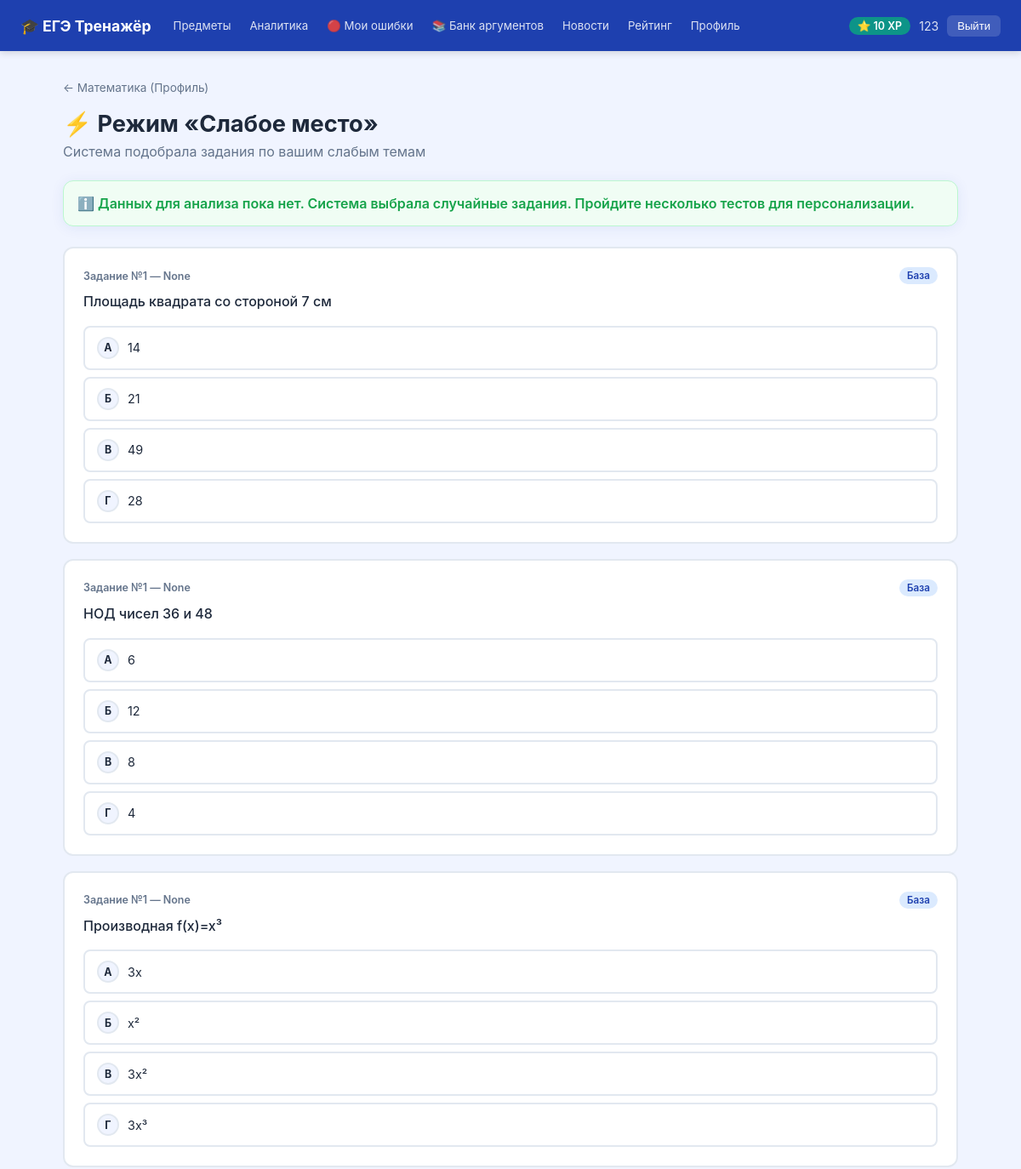
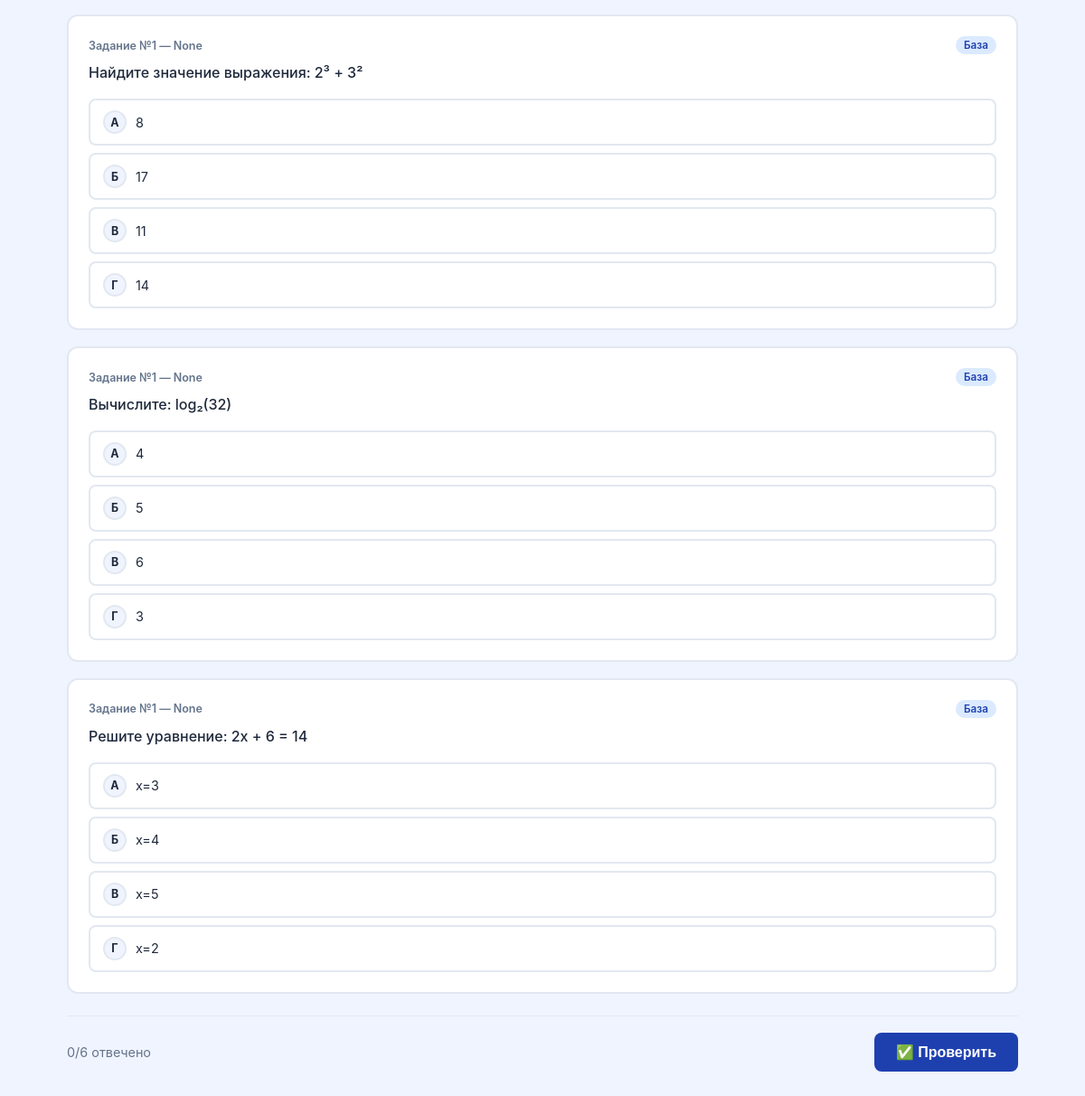
The page /py/subjects/math/adaptive (signed in) on the database its author committed (2 pictures, top to bottom).
### tables this page shows
CREATE TABLE users (
            id INTEGER PRIMARY KEY AUTOINCREMENT,
            name TEXT NOT NULL,
            email TEXT UNIQUE NOT NULL,
            password_hash TEXT NOT NULL,
            xp INTEGER NOT NULL DEFAULT 0,
            tests_completed INTEGER NOT NULL DEFAULT 0,
            created_at TIMESTAMP DEFAULT CURRENT_TIMESTAMP
        );

CREATE TABLE questions (
            id INTEGER PRIMARY KEY AUTOINCREMENT,
            subject TEXT NOT NULL,
            part TEXT NOT NULL,
            text TEXT NOT NULL,
            options TEXT NOT NULL,
            correct_index INTEGER NOT NULL,
            explanation TEXT,
            created_at TIMESTAMP DEFAULT CURRENT_TIMESTAMP
        );

### app.py (the view)
@app.route('/py/subjects/<subject>/adaptive')
@login_required
def adaptive(subject):
    if subject not in SUBJECTS: return redirect('/py/')
    user=get_current_user()
    try:
        cur=get_cursor()
        cur.execute('''SELECT q.task_number, q.section,
                       SUM(CASE WHEN qa.is_correct=0 THEN 1 ELSE 0 END) as wrong,
                       COUNT(*) as total
                       FROM question_attempts qa
                       JOIN questions q ON q.id=qa.question_id
                       WHERE qa.user_id=%s AND q.subject=%s
                       GROUP BY q.task_number, q.section
                       ORDER BY wrong DESC LIMIT 5''',(user['id'],subject))
        weak_tasks=cur.fetchall()
        if weak_tasks:
            task_nums=[w['task_number'] for w in weak_tasks]
            ph=','.join(['%s']*len(task_nums))
            cur.execute(f'SELECT * FROM questions WHERE subject=%s AND task_number IN ({ph}) ORDER BY RANDOM() LIMIT 15',
                       [subject]+task_nums)
        else:
            cur.execute('SELECT * FROM questions WHERE subject=%s ORDER BY RANDOM() LIMIT 15',(subject,))
        questions=[]
        for q in cur.fetchall():
            qd=dict(q); qd['options_list']=json.loads(qd.get('options','[]'))
            try: qd['wrong_expl']=json.loads(qd.get('wrong_explanations') or '{}')
            except: qd['wrong_expl']={}
            questions.append(qd)
    except: questions=[]; weak_tasks=[]
    return render_template('adaptive.html',user=user,subj=SUBJECTS[subject],subject=subject,
                          questions=questions,weak_tasks=weak_tasks)

### app.py (called while the page is built)
def get_db():
    if 'db' not in g:
        if USE_SQLITE:
            conn = sqlite3.connect(SQLITE_PATH)
            conn.row_factory = sqlite3.Row
            g.db = conn; g.use_sqlite = True
        else:
            conn = psycopg2.connect(DATABASE_URL, cursor_factory=psycopg2.extras.RealDictCursor)
            conn.autocommit = False
            g.db = conn; g.use_sqlite = False
    return g.db

def get_cursor():
    db = get_db()
    cur = db.cursor()
    return SQLiteCursor(cur) if g.get('use_sqlite') else cur

def get_current_user():
    uid = session.get('user_id')
    if not uid: return None
    try:
        cur = get_cursor()
        cur.execute('SELECT id,name,email,xp,tests_completed FROM users WHERE id=%s',(uid,))
        return cur.fetchone()
    except: return None

def login_required(f):
    from functools import wraps
    @wraps(f)
    def decorated(*args, **kwargs):
        if not session.get('user_id'):
            return redirect('/py/login')
        return f(*args, **kwargs)
    return decorated

    def execute(self, sql, params=None):
        has_ret = bool(re.search(r'\bRETURNING\b', sql, re.IGNORECASE))
        if has_ret:
            sql = re.sub(r'\s+RETURNING\s+\w+', '', sql, flags=re.IGNORECASE)
        sql = sql.replace('%s', '?')
        self._cur.execute(sql, params or [])
        self._lastrowid = self._cur.lastrowid
        self._returning = has_ret

    def fetchone(self):
        if getattr(self, '_returning', False):
            return {'id': self._lastrowid}
        row = self._cur.fetchone()
        return dict(row) if row else None

    def fetchall(self):
        return [dict(r) for r in self._cur.fetchall()]

### templates/adaptive.html (shortened to what this page needs)
{% extends 'base.html' %}
{% block content %}
<div class="container">
  <a href="/py/subjects/{{ subject }}" class="back-link">← {{ subj.title }}</a>
  <div class="page-title">⚡ Режим «Слабое место»</div>
  <div class="page-subtitle">Система подобрала задания по вашим слабым темам</div>
  {% if weak_tasks %}
  <div class="card" style="margin-bottom:24px;padding:16px">
    <div style="font-weight:700;margin-bottom:10px;font-size:0.9rem">📊 Выявленные слабые темы:</div>
    <div style="display:flex;flex-wrap:wrap;gap:8px">
      {% for wt in weak_tasks %}
      <div style="background:#fef2f2;border:1px solid #fecaca;border-radius:8px;padding:6px 12px;font-size:0.82rem">
        <span style="font-weight:700;color:var(--error)">Задание №{{ wt.task_number }}</span>
        <span style="color:var(--text-muted)"> — {{ wt.section }}</span>
        <span style="color:var(--error);margin-left:4px">({{ wt.wrong }}/{{ wt.total }} ошибок)</span>
      </div>
      {% endfor %}
    </div>
  </div>
  {% else %}
  <div class="card" style="margin-bottom:24px;padding:16px;background:#f0fdf4;border-color:#bbf7d0">
    <div style="color:var(--success);font-weight:600">ℹ️ Данных для анализа пока нет. Система выбрала случайные задания. Пройдите несколько тестов для персонализации.</div>
  </div>
  {% endif %}
  {% if questions %}
  <div id="quiz-form" data-total="{{ questions|length }}" data-subject="{{ subject }}" data-part="part1" data-mode="adaptive">
    {% for q in questions %}
    <div class="quiz-question" data-qid-block="{{ q.id }}">
      <div class="question-header">
        <div class="question-number">Задание №{{ q.task_number }} — {{ q.section }}</div>
        <span class="badge {% if q.difficulty == 'profile' %}badge-orange{% else %}badge-blue{% endif %}">
          {{ 'Профиль' if q.difficulty == 'profile' else 'База' }}
        </span>
      </div>
      <div class="question-text">{{ q.text }}</div>
      <div class="options">
        {% set letters = ['А','Б','В','Г'] %}
        {% for i in range(q.options_list|length) %}
        <div class="option" data-qid="{{ q.id }}" data-idx="{{ i }}">
          <div class="option-letter">{{ letters[i] }}</div>
          <div>{{ q.options_list[i] }}</div>
        </div>
        {% endfor %}
      </div>
    </div>
    {% endfor %}
    <div class="quiz-controls">
      <div style="color:var(--text-muted);font-size:0.9rem"><span id="answered-count">0</span>/{{ questions|length }} отвечено</div>
      <button id="submit-quiz" class="btn btn-primary btn-lg">✅ Проверить</button>
    </div>
  </div>
  {% else %}
  <div class="empty-state"><div class="icon">📭</div><div>Вопросы не найдены</div></div>
  {% endif %}
</div>
{% endblock %}

### templates/base.html (shortened to what this page needs)
<!DOCTYPE html>
<html lang="ru">
<head>
  <link rel="stylesheet" href="/py/static/css/style.css">
</head>
<body>
{% if user %}
<nav class="navbar">
  <a href="/py/" class="navbar-brand">🎓 ЕГЭ Тренажёр</a>
  <div class="navbar-links">
    <a href="/py/">Предметы</a>
    <a href="/py/analytics">Аналитика</a>
    <a href="/py/mistakes">🔴 Мои ошибки</a>
    <a href="/py/arguments">📚 Банк аргументов</a>
    <a href="/py/news">Новости</a>
    <a href="/py/leaderboard">Рейтинг</a>
    <a href="/py/profile">Профиль</a>
  </div>
  <div class="navbar-user">
    <span class="xp-badge">⭐ {{ user.xp }} XP</span>
    <span style="color:rgba(255,255,255,0.85);font-size:0.88rem">{{ user.name }}</span>
    <a href="/py/logout"><button class="btn-logout">Выйти</button></a>
  </div>
</nav>
{% endif %}
{% block content %}{% endblock %}
</body>
</html>

### static/css/style.css (style rules this page uses)
:root { --primary: #1e40af; --primary-light: #3b82f6; --primary-dark: #1e3a8a; --secondary: #0d9488; --bg: #f0f4ff; --card: #ffffff; --text: #1e293b; --text-muted: #64748b; --border: #e2e8f0; --success: #16a34a; --error: #dc2626; --warning: #d97706; --radius: 12px; --shadow: 0 2px 16px rgba(30,64,175,0.08); --shadow-hover: 0 8px 32px rgba(30,64,175,0.15); }
* { box-sizing: border-box; margin: 0; padding: 0; }
body { font-family: -apple-system, BlinkMacSystemFont, 'Segoe UI', sans-serif; background: var(--bg); color: var(--text); min-height: 100vh; }
a { color: var(--primary); text-decoration: none; }
.navbar { background: var(--primary); color: white; padding: 0 24px; display: flex; align-items: center; height: 60px; gap: 16px; box-shadow: 0 2px 8px rgba(0,0,0,0.15); position: sticky; top: 0; z-index: 100; }
.navbar-brand { font-size: 1.1rem; font-weight: 700; color: white; display: flex; align-items: center; gap: 8px; text-decoration: none; white-space: nowrap; }
.navbar-links { display: flex; gap: 2px; flex: 1; overflow-x: auto; }
.navbar-links a { color: rgba(255,255,255,0.85); padding: 5px 10px; border-radius: 6px; font-size: 0.83rem; transition: all 0.15s; white-space: nowrap; }
.navbar-user { display: flex; align-items: center; gap: 10px; font-size: 0.85rem; flex-shrink: 0; }
.xp-badge { background: var(--secondary); color: white; padding: 3px 10px; border-radius: 20px; font-weight: 600; font-size: 0.78rem; white-space: nowrap; }
.btn-logout { background: rgba(255,255,255,0.15); color: white; border: none; padding: 5px 12px; border-radius: 6px; cursor: pointer; font-size: 0.82rem; transition: background 0.15s; }
.container { max-width: 1100px; margin: 0 auto; padding: 32px 24px; }
.page-title { font-size: 1.7rem; font-weight: 700; margin-bottom: 6px; }
.page-subtitle { color: var(--text-muted); margin-bottom: 24px; }
.card { background: var(--card); border-radius: var(--radius); box-shadow: var(--shadow); padding: 24px; border: 1px solid var(--border); }
.btn { display: inline-flex; align-items: center; gap: 6px; padding: 9px 18px; border-radius: 8px; font-weight: 600; font-size: 0.88rem; cursor: pointer; border: none; transition: all 0.15s; text-decoration: none; }
.btn-primary { background: var(--primary); color: white; }
.btn-lg { padding: 12px 24px; font-size: 1rem; }
.badge { display: inline-block; padding: 3px 9px; border-radius: 20px; font-size: 0.73rem; font-weight: 600; }
.badge-blue { background: #dbeafe; color: var(--primary); }
.quiz-question { background: white; border-radius: var(--radius); padding: 22px; margin-bottom: 18px; border: 2px solid var(--border); transition: border-color 0.2s; }
.question-header { display: flex; justify-content: space-between; align-items: center; margin-bottom: 8px; gap: 8px; }
.question-number { font-size: 0.78rem; color: var(--text-muted); font-weight: 600; }
.question-text { font-size: 1rem; font-weight: 500; margin-bottom: 16px; line-height: 1.55; }
.options { display: flex; flex-direction: column; gap: 8px; }
.option { padding: 11px 14px; border-radius: 8px; border: 2px solid var(--border); cursor: pointer; transition: all 0.15s; display: flex; align-items: center; gap: 10px; background: white; font-size: 0.9rem; }
.option-letter { width: 26px; height: 26px; border-radius: 50%; background: var(--bg); display: flex; align-items: center; justify-content: center; font-weight: 700; font-size: 0.78rem; flex-shrink: 0; border: 2px solid var(--border); }
.quiz-controls { display: flex; justify-content: space-between; align-items: center; margin-top: 24px; padding-top: 18px; border-top: 1px solid var(--border); flex-wrap: wrap; gap: 12px; }
.back-link { display: inline-flex; align-items: center; gap: 6px; color: var(--text-muted); font-size: 0.85rem; margin-bottom: 18px; transition: color 0.15s; }

### rows shown on the page
users: xp "10", name "123"
questions: task_number "1", section "None", difficulty "База", text "Площадь квадрата со стороной 7 см", letters "А" "Б" "В" "Г", options_list "14" "21" "49" "28"
questions: task_number "1", section "None", difficulty "База", text "НОД чисел 36 и 48", letters "А" "Б" "В" "Г", options_list "6" "12" "8" "4"
questions: task_number "1", section "None", difficulty "База", text "Производная f(x)=x³", letters "А" "Б" "В" "Г", options_list "3x" "x²" "3x²" "3x³"
questions: task_number "1", section "None", difficulty "База", text "Найдите значение выражения: 2³ + 3²", letters "А" "Б" "В" "Г", options_list "8" "17" "11" "14"
questions: task_number "1", section "None", difficulty "База", text "Вычислите: log₂(32)", letters "А" "Б" "В" "Г", options_list "4" "5" "6" "3"
questions: task_number "1", section "None", difficulty "База", text "Решите уравнение: 2x + 6 = 14", letters "А" "Б" "В" "Г", options_list "x=3" "x=4" "x=5" "x=2"

### other values the page prints
{{ subj.title }} "Математика (Профиль)"
{{ questions|length }} "6"
